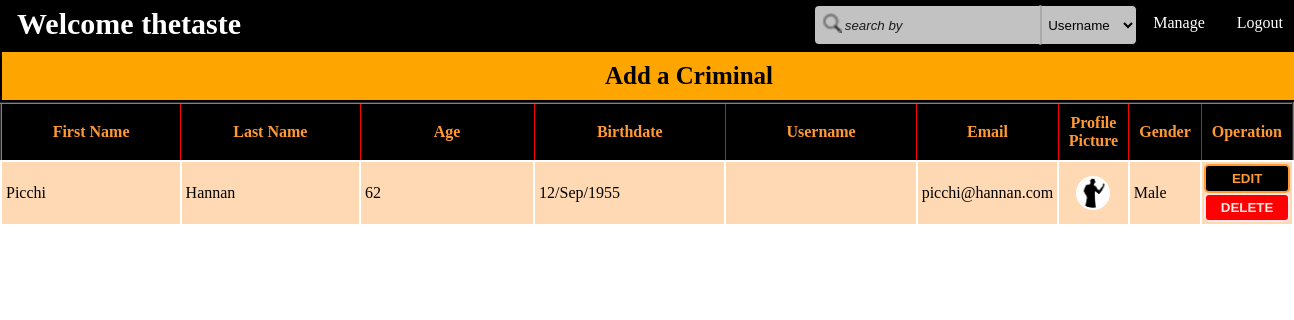
Page /admin/criminal.php (signed in) on the committed database.
### tables this page shows
CREATE TABLE `criminals` (
  `criminal_id` int(11) NOT NULL,
  `fname` varchar(80) DEFAULT NULL,
  `lname` varchar(80) DEFAULT NULL,
  `age` int(11) DEFAULT NULL,
  `bdate` varchar(11) DEFAULT NULL,
  `username` varchar(120) DEFAULT NULL,
  `email` varchar(50) DEFAULT NULL,
  `pro_pic` varchar(180) DEFAULT NULL,
  `gender` varchar(20) DEFAULT NULL,
  `role` int(11) DEFAULT NULL,
  `del` tinyint(1) DEFAULT '0'
);

### Controllers/login_controller.php (called while the page is built, shortened)
<?php
require_once(get_include_path()."\Projects\aiub project\Models\UserModel.php");
class Login{
    protected $user = NULL;
    function Login()
    {
        $this->user = new UserModel();
        if(isset($_SESSION['logged_in']))
        {
        	$this->logged = $_SESSION["logged_in"];
            $this->role = $_SESSION["role"];
            $this->user->setUsername($_SESSION["username"]);
            $this->user->setUserId($_SESSION["user_id"]);
        }
    }
    function getUsername()
    {
        return $this->user->getUsername();
    }
}
 ?>

### Controllers/AdminController.php (called while the page is built, shortened)
<?php
require_once(get_include_path()."\Projects\aiub project\Models\UserModel.php");
require_once(get_include_path()."\Projects\aiub project\Controllers\login_controller.php");
class AdminController extends Login{
	function isLogged()
	{
		if($this->role == 1 && $this->logged)
			return true;
		else
			return false;
	}
}
?>

### Models/UserModel.php (called while the page is built, shortened)
<?php
require_once('Models.php');
class UserModel extends Models{
    private $username = "";
    function UserModel( $username = "" ,  $userid = 0, $fname = "", $lname = "", $age = 0, $bdate = "", $email = "", $password = "", $pro_pic = NULL, $gender = "")
    {
        $this->username = $username;
    }
    function setUsername($username)
    {
        $this->username = $username;
    }
    function getUsername()
    {
        return $this->username;
    }
}
 ?>

### Controllers/CriminalController.php (called while the page is built, shortened)
<?php
require_once(get_include_path()."\Projects\aiub project\Models\CriminalModel.php");
class CriminalController{
    private $criminal = NULL;
    function CriminalController()
    {
        $this->criminal = new CriminalModel();
    }
    function getAllCriminals()
    {
        return $this->criminal->getAllCriminals();
    }
}
 ?>

### Models/Models.php (called while the page is built, shortened)
<?php
class Models{
    public $server;
    public $user;
    public $pass;
    public $db;
    protected $conn;
    function Models($server = "localhost:3306" , $user = "root" , $pass ="" , $db = "is_that_crime")
    {
        $this->server = $server;
        $this->user = $user;
        $this->pass = $pass;
        $this->db = $db;
    }
    private function openConnection()
    {
        $this->conn = new mysqli($this->server , $this->user , $this->pass , $this->db);
        if($this->conn->connect_error)
        {
            $this->errorMessage($this->conn->connect_error);
            return false;
        }
        else
            return true;
    }
    function executeQuery($query)
    {
        if($this->openConnection())
        {
            if($this->result = $this->conn->query($query))
            {
                if($this->result->num_rows > 0)
                {
                    return $this->result;
                }
                else
                {
                    $this->closeConnection();
                    return false;
                }
            }
            else
            {
                $this->errorMessage($this->conn->error);
                return false;
            }
        }
        else
        {
            $this->errorMessage($this->conn->error);
            return false;
        }
    }
}
?>

### Models/CriminalModel.php (called while the page is built, shortened)
<?php
require_once("Models.php");
class CriminalModel extends Models{
    function getAllCriminals()
    {
        $criminals = $this->executeQuery("select * from criminals where del = false");
        if($criminals)
            return $criminals;
        else
            return false;
    }
}
 ?>

### admin/criminal.php (the view, shortened to what this page needs)
<html>
<head>
    <link rel="stylesheet" type="text/css" href="http://localhost:<?php echo  $_SERVER["SERVER_PORT"];?>/Projects/aiub%20project/css/admin_criminal_style.css">
    <link rel="stylesheet" type="text/css" href="http://localhost:<?php echo  $_SERVER["SERVER_PORT"];?>/Projects/aiub%20project/css/admin_navigation.css">
    <?php
    require_once(get_include_path()."\Projects\aiub project\Controllers\AdminController.php");
    require_once(get_include_path()."\Projects\aiub project\Controllers\CriminalController.php");
    $admincontrol = new AdminController();
    $criminalcontrol = new CriminalController();
    ?>
</head>
<body>
<div>
 <navigation>
        <ul>
            <?php
                if($admincontrol->isLogged())
                {
                    echo "<li><b class = \"navigationb\">Welcome ". $admincontrol->getUsername(). "</b></li>";
                    echo "<li class=\"right-li\"><a href = 'http://localhost:{$_SERVER["SERVER_PORT"]}/Projects/aiub project/Views/action/logout.php'>Logout</a></li>";
                }
                else
                {
                    echo "<li><b class = \"navigationb\">Hello World</b></li>";
                    echo "<li class=\"right-li\"><a href = 'login.php'>Login</a></li>";
                }
            ?>
            <li class="dropdown right-li">
                <a href="#" class="dropbtn">Manage</a>
            </li>
            <div id = "right-content">
            <input type="text" name="serach" id = "searchbox" placeholder="search by">
            <select name="by" id = "searchby">
                <option value = "username"> Username </option>
            </select>
        </div>
        </ul>
    </navigation>
 <article>
    <div id=div-add-link align="center" for="add-link">
        <a id="add-link" href="criminal_add.php">Add a Criminal</a>
    </div>
<div>
   <?php
    $criminals = $criminalcontrol->getAllCriminals();
    echo "<table border = '2'>";
    echo "<tr>
            <th>First Name</th>
            <th>Last Name</th>
            <th>Age</th>
            <th>Birthdate</th>
            <th>Username</th>
            <th>Email</th>
            <th>Profile Picture</th>
            <th>Gender</th>
            <th>Operation</th>
         </tr>";
    if($criminals)
    {
        while($criminal = $criminals->fetch_assoc())
    	{
            echo "<tr id='{$criminal['criminal_id']}' class='criminals'>
                    <td>{$criminal['fname']}</td>
                    <td>{$criminal['lname']}</td>
                    <td>{$criminal['age']}</td>
                    <td>{$criminal['bdate']}</td>
                    <td id='td-username'>{$criminal['username']}</td>
                    <td id='td-email'>{$criminal['email']}</td>
                    <td id='td-pictures'><img class='circled_pro_pic' style='width:30px;height:30px;' src='{$criminal['pro_pic']}' onerror='return setDefaultPP(this)'/></td>
                    <td>{$criminal['gender']}</td>
                    <td id='operation'><a href = 'criminal_edit.php?criminal_id={$criminal['criminal_id']}'><button id='edit-button'>EDIT</button></a><button id='delete-button' onclick='rmvCriminal({$criminal['criminal_id']})'>DELETE</button></td>
                 </tr>";
    	}
    }
	echo "</table>";
   ?>
</div>
</article>
</div>
</body>
</html>

### css/admin_criminal_style.css (style rules this page uses)
table { width: 100%; border-collapse: collapse; }
tr:nth-child(odd) { background-color:#ffe6cc; }
tr:nth-child(even) { background-color: #ffd9b3; }
body { margin:0px; padding: 0px; }
th { width:20%; border:2px 1px 0px 1px; border-color:red; border-style:solid; background-color: black; padding:10px; color:#ff9933; text-align: center; }
td { width:20%; border:2px solid white; padding:8px 4px 8px 4px; text-align:left; text-transform: capitalize; }
#td-pictures { text-transform: none; text-align: center; }
#td-email { text-transform: none; }
#td-username { text-transform: none; }
#operation { text-align: center; padding:2px; }
#edit-button { width:100%; height:100%; padding:5px; background-color: black; border:2px solid #ff9933; border-radius: 5px; color:#ff9933; font-weight: bold; }
#delete-button { width:100%; height:100%; padding:5px; background-color:#ff0000; border:2px solid #ffe6e6; border-radius: 5px; color:#ffe6e6; font-weight: bold; }
.circled_pro_pic { border:2px solid white; border-radius:50px; width:40px; height:40px; }
#div-add-link { width: 100%; height: auto; background-color:orange; padding: 10px 40px ; border:2px solid black; }
#add-link { width:100%; height: auto; color:black; text-decoration: none; box-sizing: border-box; border-radius: 5px; text-align: center; font-size: 25px; font-weight: bold; }
#right-content { background-color:transparent; width:25%; height:auto; padding:5px 0px 5px 0px; float:right; }
#searchby { width:30%; height:5%; background-color:#c2c2c2 ; color: black; border: 1px solid black; border-left:2px solid darkgrey; border-radius: 5px; border-top-left-radius:0px; border-bottom-left-radius:0px; padding:5px 2px 5px 2px; float:; cursor:pointer; box-sizing: border-box; }
#searchbox { background: url(../img/search_icon.png) no-repeat scroll 7px 7px; width:70%; height:5%; background-color:#c2c2c2 ; color: black; border: 1px solid black; border-right-color: transparent; border-radius: 5px; border-top-right-radius:0px; border-bottom-right-radius:0px; padding:5px 10px 5px 30px; margin:0px 0px 0px 0px; float:left; box-sizing: border-box; }
::placeholder { color:#1a1a1a; font-style: italic; }

### css/admin_navigation.css (style rules this page uses)
body { margin:0; padding:0; }
ul { list-style-type: none; margin: 0; padding:0px 0px 0px 5px; overflow: hidden; background-color:black; opacity:; top: 0px; width: 100%; }
.navigationb { color: white; font-size:30px; border:2px solid transparent; padding:5px 0px 0px 10px; float:left; }
li { float: left; }
.right-li { float:right; display: inline-block; }
li a, .dropbtn { display: inline-block; color: white; text-align: center; padding: 14px 16px; text-decoration: none; }
li.dropdown { display: inline-block; }

### rows in the picture
criminals: fname "Picchi", lname "Hannan", age "62", bdate "12/Sep/1955", email "picchi@hannan.com", gender "Male"

### other values in the picture
$admincontrol->getUsername() "thetaste"
